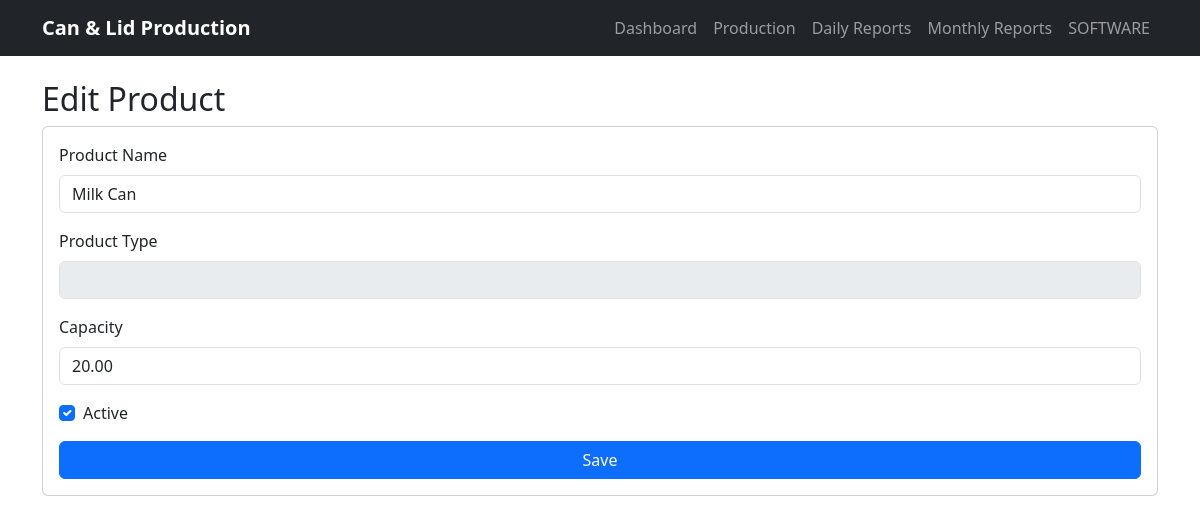
Page /can-lid-production/products/edit.php?id=1 on the committed database.
### tables this page shows
CREATE TABLE products (
    id INT UNSIGNED AUTO_INCREMENT PRIMARY KEY,
    product_name VARCHAR(100) NOT NULL,
    capacity DECIMAL(10,2) NOT NULL,
    material VARCHAR(50) NOT NULL,
    price DECIMAL(10,2) NOT NULL DEFAULT 0.00,
    stock_quantity INT NOT NULL DEFAULT 0,
    minimum_stock INT NOT NULL DEFAULT 5,
    status TINYINT(1) NOT NULL DEFAULT 1,
    created_at TIMESTAMP DEFAULT CURRENT_TIMESTAMP,
    updated_at TIMESTAMP DEFAULT CURRENT_TIMESTAMP
        ON UPDATE CURRENT_TIMESTAMP
);

### can-lid-production/products/edit.php (the view, shortened to what this page needs)
<?php
require_once '../config/database.php';
$id =
    (int)($_GET['id'] ?? 0);
$stmt = $pdo->prepare("
    SELECT *
    FROM products
    WHERE id = ?
");
$stmt->execute([$id]);
$row =
    $stmt->fetch();
?>
<!DOCTYPE html>
<html lang="en">
<head>
<link
href="https://cdn.jsdelivr.net/npm/bootstrap@5.3.3/dist/css/bootstrap.min.css"
rel="stylesheet">
</head>
<body>
<?php include '../assets/navbar.php'; ?>
<div class="container py-4">
    <h2>Edit Product</h2>
    <form
    method="post"
    class="card card-body">
        <label class="form-label">
            Product Name
        </label>
        <input
        class="form-control mb-3"
        name="product_name"
        value="<?= htmlspecialchars(
            $row['product_name']
        ) ?>"
        required>
        <label class="form-label">
            Product Type
        </label>
        <input
        class="form-control mb-3"
        value="<?= htmlspecialchars(
            $row['product_type']
        ) ?>"
        disabled>
        <label class="form-label">
            Capacity
        </label>
        <input
        class="form-control mb-3"
        name="capacity"
        value="<?= htmlspecialchars(
            $row['capacity'] ?? ''
        ) ?>">
        <div class="form-check mb-3">
            <input
            class="form-check-input"
            type="checkbox"
            name="status"
            <?= $row['status']
                ? 'checked'
                : '' ?>>
            <label class="form-check-label">
                Active
            </label>
        </div>
        <button
        class="btn btn-primary">
            Save
        </button>
    </form>
</div>
</body>
</html>

### rows in the picture
products: product_name "Milk Can", capacity "20.00", status "☑"
